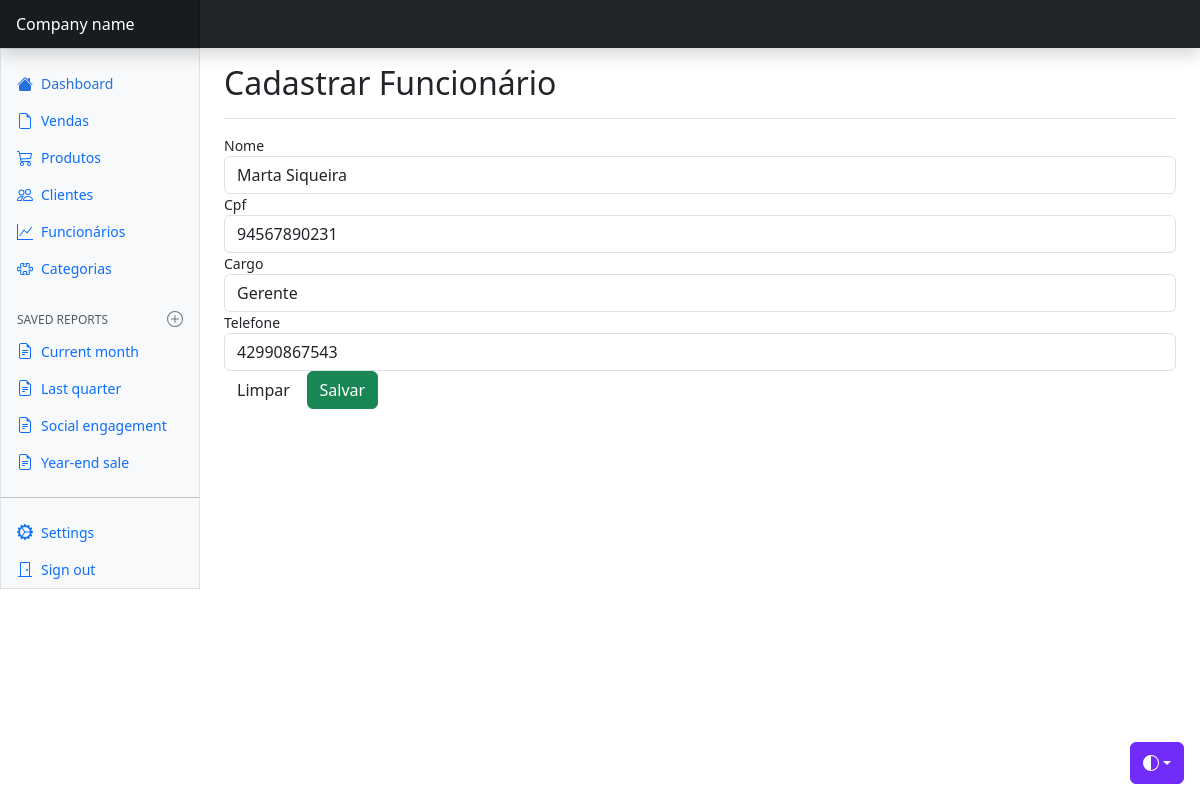
Page /rosaintima/views/funcionario/edit.php?id=1 on the committed database.
### tables this page shows
CREATE TABLE `funcionario` (
  `id_funcionario` int NOT NULL AUTO_INCREMENT,
  `nome` varchar(45) DEFAULT NULL,
  `cpf` varchar(45) DEFAULT NULL,
  `telefone` varchar(45) DEFAULT NULL,
  `cargo` varchar(45) DEFAULT NULL,
  PRIMARY KEY (`id_funcionario`)
);

### rosaintima/config/BD.php (called while the page is built)
<?php
    class BD {
        public static function getConexao() {
            $conn = new PDO(
                "mysql:host=localhost;dbname=bd_rosaintima",
                "root",
                "root"
            );
            return $conn;
        }
    }

### rosaintima/model/dao/FuncionarioDAO.php (called while the page is built, shortened)
<?php
    class FuncionarioDAO {
        public function find($id) {
            try {
                $query = BD::getConexao()->prepare("SELECT * FROM funcionario WHERE id_funcionario = :i");
                $query->bindValue(':i', $id, PDO::PARAM_INT);
                if(!$query->execute()){
                    print_r($query->errorInfo());
                }
                if($linha = $query->fetch(PDO::FETCH_ASSOC)) {
                    $funcionario = new Funcionario();
                    $funcionario->setId($linha['id_funcionario']);
                    $funcionario->setNome($linha['nome']);
                    $funcionario->setCpf($linha['cpf']);
                    $funcionario->setCargo($linha['cargo']);
                    $funcionario->setTelefone($linha['telefone']);
                }
                    return $funcionario;
            }
            catch(PDOException $e) {
                echo "Erro #3: " . $e->getMessage();
            }
        }
    }

### rosaintima/model/bean/Funcionario.php (called while the page is built, shortened)
<?php
    class Funcionario {
        private $nome;
        private $cpf;
        private $telefone;
        private $cargo;
        public function getNome() {
            return $this->nome;
        }
        public function setNome($nome) {
            $this->nome = $nome;
        }
        public function getCpf() {
            return $this->cpf;
        }
        public function setCpf($cpf) {
            $this->cpf = $cpf;
        }
        public function getTelefone() {
            return $this->telefone;
        }
        public function setTelefone($telefone) {
            $this->telefone = $telefone;
        }
        public function getCargo() {
            return $this->cargo;
        }
        public function setCargo($cargo) {
            $this->cargo = $cargo;
        }
    }

### rosaintima/views/funcionario/edit.php (the view, shortened to what this page needs)
<?php
    $dao = new FuncionarioDAO();
    $funcionario = $dao->find($_GET['id']);
?>
<!doctype html>
<html lang="en" data-bs-theme="auto">
  <head>
    <link href="../../css/bootstrap.min.css" rel="stylesheet" />
    <link href="../../css/dashboard.css" rel="stylesheet" />
  </head>
  <body>
    <div
      class="dropdown position-fixed bottom-0 end-0 mb-3 me-3 bd-mode-toggle"
    >
      <button
        class="btn btn-bd-primary py-2 dropdown-toggle d-flex align-items-center"
        id="bd-theme"
        type="button"
        aria-expanded="false"
        data-bs-toggle="dropdown"
        aria-label="Toggle theme (auto)"
      >
        <svg class="bi my-1 theme-icon-active" aria-hidden="true">
          <use href="#circle-half"></use>
        </svg>
      </button>
    </div>
    <header
      class="navbar sticky-top bg-dark flex-md-nowrap p-0 shadow"
      data-bs-theme="dark"
    >
      <a
        class="navbar-brand col-md-3 col-lg-2 me-0 px-3 fs-6 text-white"
        href="#"
        >Company name</a
      >
    </header>
    <div class="container-fluid">
      <div class="row">
        <div
          class="sidebar border border-right col-md-3 col-lg-2 p-0 bg-body-tertiary"
        >
          <div
            class="offcanvas-md offcanvas-end bg-body-tertiary"
            tabindex="-1"
            id="sidebarMenu"
            aria-labelledby="sidebarMenuLabel"
          >
            <?php include "../menu/navbar.php" ?>
          </div>
        </div>
        <main class="col-md-9 ms-sm-auto col-lg-10 px-md-4">
          <div
            class="d-flex justify-content-between flex-wrap flex-md-nowrap align-items-center pt-3 pb-2 mb-3 border-bottom"
          >
            <h1 class="h2">Cadastrar Funcionário</h1>
          </div>
          <div class="table-responsive small">
            <form action="update.php" method="post">
                <div class="form-group">
                    <label for="nome">Nome</label>
                    <input type="text" name="nome" value="<?= $funcionario->getNome() ?>" class="form-control">
                </div>
                <div class="form-group">
                    <label for="cpf">Cpf</label>
                    <input type="text" name="cpf" value="<?= $funcionario->getCpf() ?>" class="form-control">
                </div>
                <div class="form-group">
                    <label for="cargo">Cargo</label>
                    <input type="text" name="cargo" value="<?= $funcionario->getCargo() ?>" class="form-control">
                </div>
                <div class="form-group">
                    <label for="telefone">Telefone</label>
                    <input type="text" name="telefone" value="<?= $funcionario->getTelefone() ?>" class="form-control">
                </div>
                <div class="form-group">
                    <input type="reset" value="Limpar" class="btn">
                    <input type="submit" value="Salvar" class="btn btn-success">
                </div>
            </form>
          </div>
        </main>
      </div>
    </div>
  </body>
</html>

### rosaintima/css/dashboard.css (style rules this page uses)
.bi { display: inline-block; width: 1rem; height: 1rem; }
.navbar-brand { padding-top: .75rem; padding-bottom: .75rem; background-color: rgba(0, 0, 0, .25); box-shadow: inset -1px 0 0 rgba(0, 0, 0, .25); }

### rosaintima/views/funcionario/edit.php (style rules this page uses)
.bi { vertical-align: -0.125em; fill: currentColor; }
.btn-bd-primary { --bd-violet-bg: #712cf9; --bd-violet-rgb: 112.520718, 44.062154, 249.437846; --bs-btn-font-weight: 600; --bs-btn-color: var(--bs-white); --bs-btn-bg: var(--bd-violet-bg); --bs-btn-border-color: var(--bd-violet-bg); --bs-btn-hover-color: var(--bs-white); --bs-btn-hover-bg: #6528e0; --bs-btn-hover-border-color: #6528e0; --bs-btn-focus-shadow-rgb: var(--bd-violet-rgb); --bs-btn-active-color: var(--bs-btn-hover-color); --bs-btn-active-bg: #5a23c8; --bs-btn-active-border-color: #5a23c8; }
.bd-mode-toggle { z-index: 1500; }
.bd-mode-toggle .bi { width: 1em; height: 1em; }

### rows in the picture
funcionario: nome "Marta Siqueira", cpf "94567890231", cargo "Gerente", telefone "42990867543"
